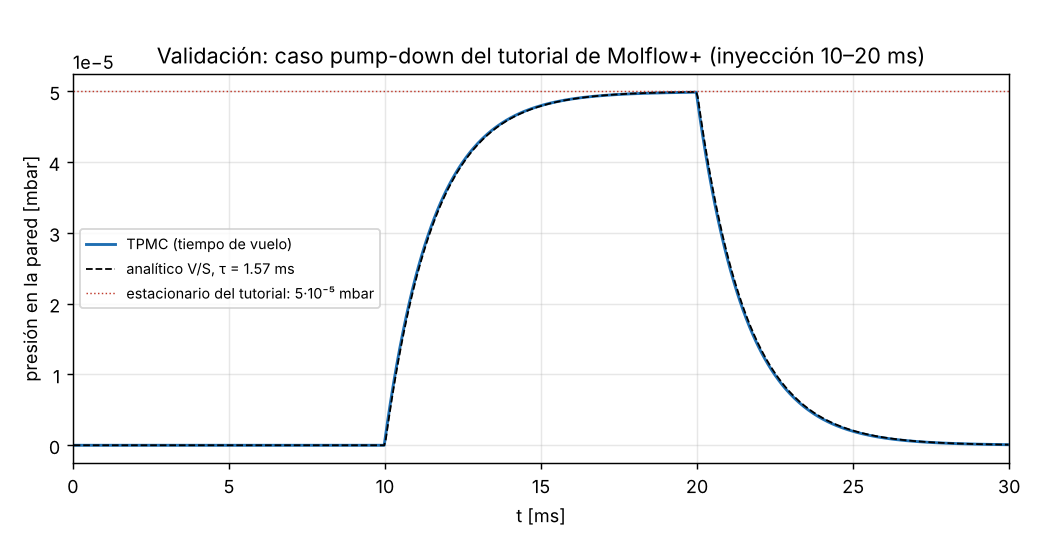

This chart was generated by the following Python code:
"""Validación del TPMC en modo dependiente del tiempo contra el caso de pump-down del tutorial
oficial de Molflow+ («Time-dependent examples», Kersevan & Ady, CERN, actualizado 2021 para 2.8.5):
  tubo L/R = 1 (Test > Pipe), inyección de 1e-4 mbar·l/s desde la tapa 1 entre t = 10 y 20 ms,
  1 l/s de bombeo en cada tapa → presión estacionaria 5e-5 mbar; subida y bajada exponenciales.
Aquí R = 1 cm (supuesto; el tutorial no da el radio, y τ = V/S escala con él). Gas N₂ a 20 °C.
Uso: python validation/molflow_tutorial_pumpdown.py"""
import json, math, pathlib, sys
import numpy as np
ROOT = pathlib.Path(__file__).resolve().parents[1]; sys.path.insert(0, str(ROOT))
from kiube.tpmc import TPMC, tube_mesh, sticking_for_speed, vbar   # noqa: E402

R, L, M, T = 1.0, 1.0, 28.0, 293.15
mesh, cap1, cap2 = tube_mesh(R=R, L=L, n=96)
s = np.zeros(len(mesh.faces))
for cap in (cap1, cap2):
    s[cap] = sticking_for_speed(1.0, mesh.area_faces[cap].sum(), M, T)
src = cap1.astype(float) * mesh.area_faces
det = ~(cap1 | cap2)                                       # pared lateral = «vacuómetro»
dt = 0.05e-3
edges = np.arange(0, 30e-3 + dt / 2, dt)
tp = TPMC(mesh, s, seed=5)
N = 200000
res = tp.run_tof(src, det, edges, M, T, n_particles=N, batch=50000, length_scale_m=1e-2)
h = res["H"] / N                                            # impactos en el detector por molécula inyectada
A_det = mesh.area_faces[det].sum() * 1e-4                   # m²
kT = 1.380649e-23 * T; m = M * 1.66053907e-27
t = 0.5 * (edges[1:] + edges[:-1])
Q = np.where((t >= 10e-3) & (t < 20e-3), 1e-4, 0.0)        # mbar·l/s
Ndot = Q * 0.1 / kT                                         # moléculas/s  (1 mbar·l = 0.1 Pa·m³)
Gam = np.convolve(Ndot, h)[:len(t)] / A_det                 # impactos /(m² s) en el detector
P = Gam * math.sqrt(2 * math.pi * m * kT) / 100.0           # Pa → mbar
# analítico (volumen bien mezclado)
V = math.pi * R ** 2 * L * 1e-3                             # litros
S = 2.0                                                     # l/s
tau = V / S
Pa = np.where(t < 10e-3, 0.0, np.where(t < 20e-3, 5e-5 * (1 - np.exp(-(t - 10e-3) / tau)),
                                        5e-5 * (1 - math.exp(-10e-3 / tau)) * np.exp(-(t - 20e-3) / tau)))
plateau = P[(t > 15e-3) & (t < 20e-3)].mean()
# constante de tiempo efectiva medida en la bajada
dec = (t > 20.5e-3) & (t < 24e-3) & (P > 0)
tau_mc = -1 / np.polyfit(t[dec], np.log(P[dec]), 1)[0]
out = dict(caso="Molflow+ tutorial 'Time-dependent examples', ejemplo 1 (tubo L/R=1, inyección 10–20 ms)",
           R_cm=R, gas="N2", P_estacionaria_mbar=plateau, P_referencia_mbar=5e-5, dif_rel=plateau / 5e-5 - 1,
           tau_analitico_ms=tau * 1e3, tau_TPMC_ms=tau_mc * 1e3, particulas=N, vbar_m_s=vbar(M, T))
json.dump(out, open(ROOT / "validation/molflow_tutorial_pumpdown.json", "w"), indent=1, ensure_ascii=False)
import matplotlib; matplotlib.use("Agg"); import matplotlib.pyplot as plt
fig, ax = plt.subplots(figsize=(8, 4.2))
ax.plot(t * 1e3, P, color="#1f6fb2", lw=1.6, label="TPMC (tiempo de vuelo)")
ax.plot(t * 1e3, Pa, "k--", lw=1, label=f"analítico V/S, τ = {tau*1e3:.2f} ms")
ax.axhline(5e-5, color="#c0392b", lw=0.8, ls=":", label="estacionario del tutorial: 5·10⁻⁵ mbar")
ax.set_xlabel("t [ms]"); ax.set_ylabel("presión en la pared [mbar]"); ax.set_xlim(0, 30)
ax.set_title("Validación: caso pump-down del tutorial de Molflow+ (inyección 10–20 ms)")
ax.legend(fontsize=8); ax.grid(alpha=.3); fig.tight_layout()
fig.savefig(ROOT / "validation/molflow_tutorial_pumpdown.png", dpi=130)
print(json.dumps(out, indent=1, ensure_ascii=False))
